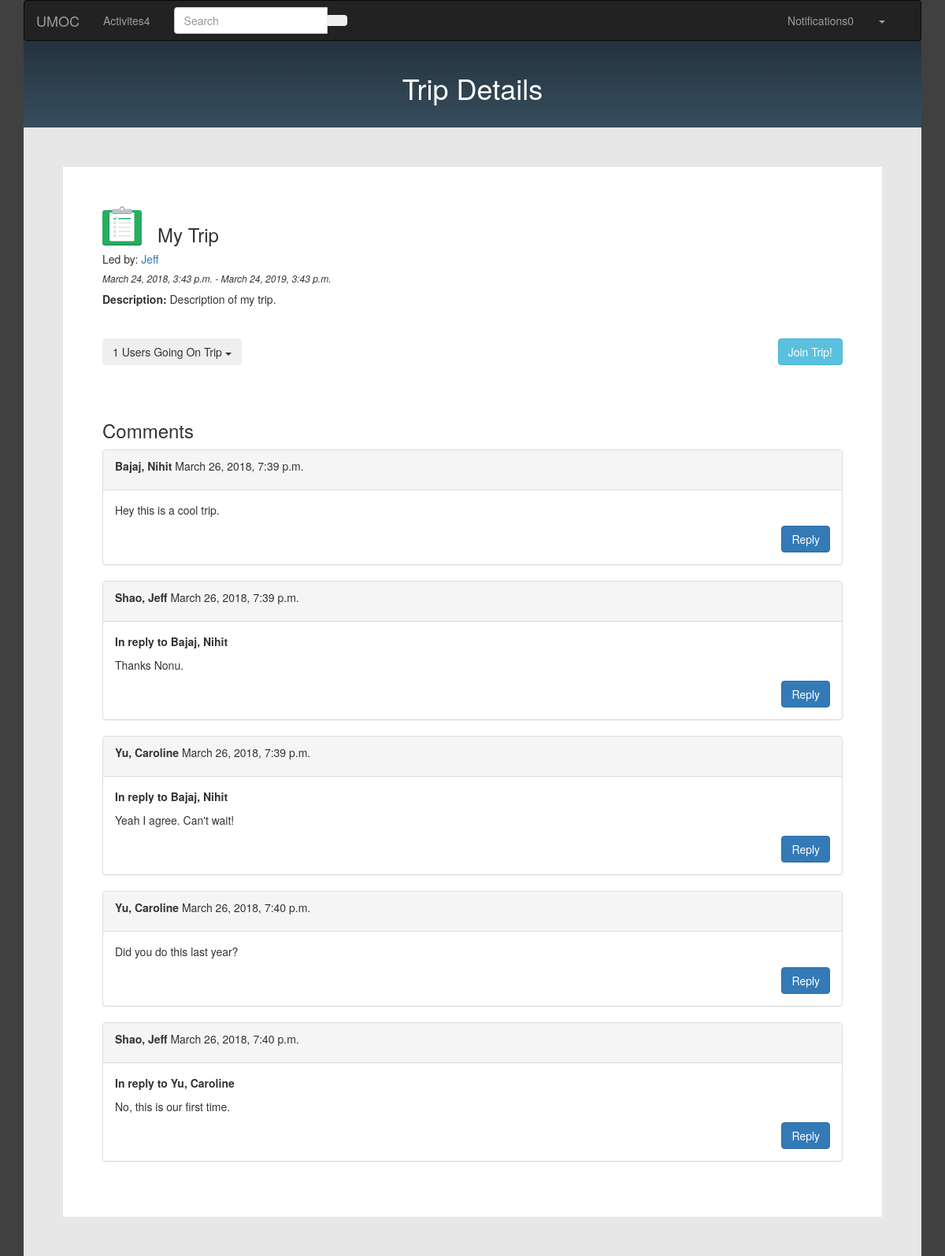
Page /trip/2/ on the earlier database version.
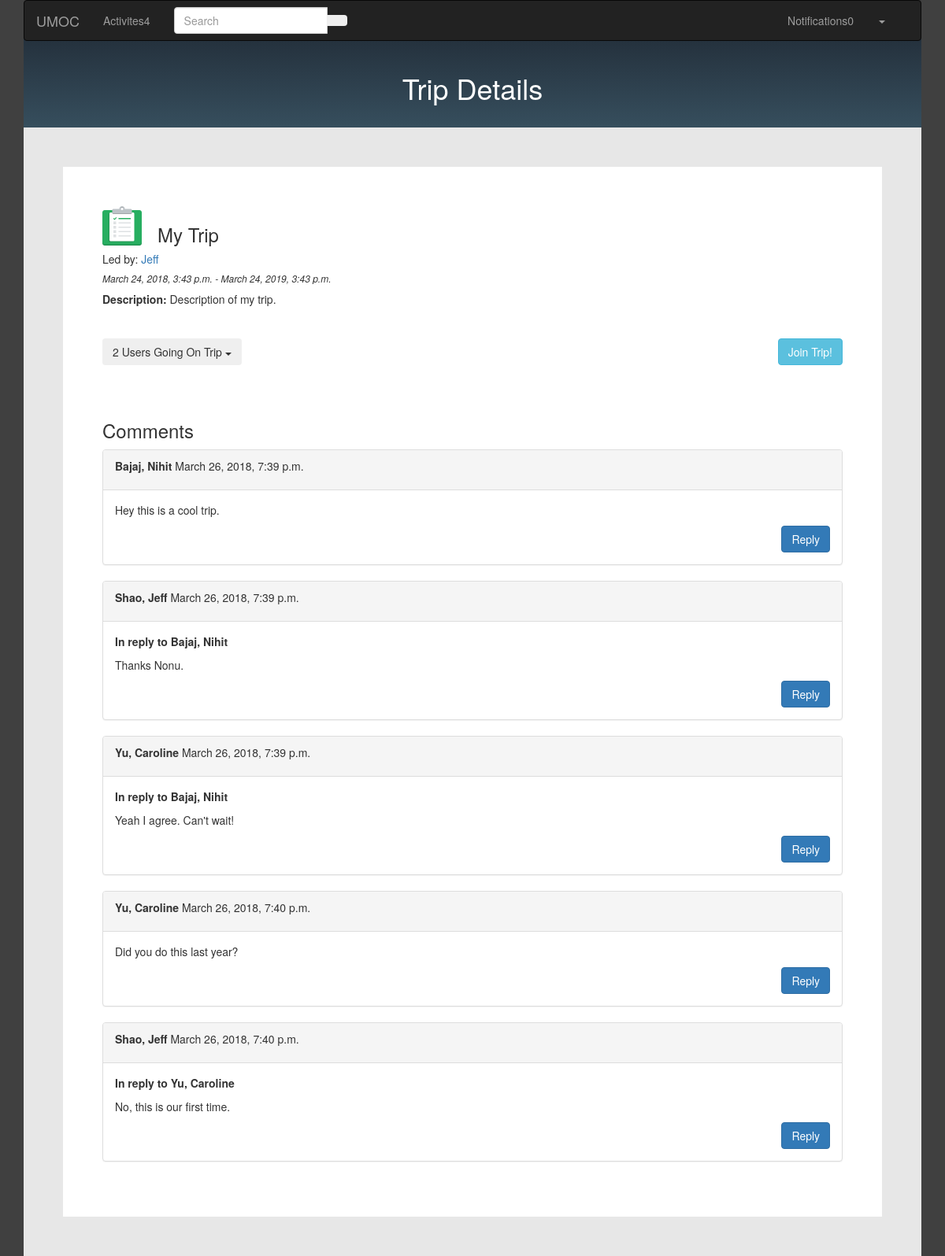
Same page on the later database version.
### umoc/models.py (models this page shows, shortened)
class Trip(models.Model):
	name = models.CharField(max_length=20, help_text='Enter Trip Name')
	description = models.TextField(help_text='Enter description and informatin for trip')
	num_seats = models.PositiveSmallIntegerField(verbose_name='Number of Seats', help_text='Enter number of seats available for the trip')
	thumbnail = models.ImageField(help_text='Upload an image to show alongside this trip')
	start_time = models.DateTimeField(help_text='Select Start Time of the Trip')
	end_time = models.DateTimeField(help_text='Select End Time of the Trip')
	cancelled = models.BooleanField(default=False, help_text='Click to Cancel')
	TAGS = (
		('r', 'Rock Climbing'),
		('h', 'Hiking'),
		('s', 'Ski and Board'),
		('sk', 'Skiing'),
		('sn', 'Snowboarding'),
		('c', 'Cabin Trip'),
	)
	tag = models.CharField(max_length=2, choices=TAGS, blank=True, help_text='Select a tag to help classify this trip')
	leader = models.ForeignKey(User, on_delete=models.SET_NULL, null=True, help_text='Select a user to be in charge of organizing and leading this trip', verbose_name='Trip Leader/Organizer', related_name='trip_leader') # NOTE: NOT SURE IF ON_DELETE AND NULL ARE SET AS WE WANT
	participants = models.ManyToManyField(User, help_text='Select users who are signed up to go on the trip') # TODO: VALIDATE IT IS LESS THAN NUM_SEATS. Also, figure out if this works.
	class Meta:
		ordering = ['start_time']

class User(models.Model):
	first_name = models.CharField(max_length=20, help_text='Enter your first name', verbose_name='First Name')
	last_name = models.CharField(max_length=20, help_text='Enter your last name', verbose_name='Last Name')
	dob = models.DateField(verbose_name='Date of Birth', help_text='Enter your birth date in the format "YYYY-MM-DD"')
	email = models.EmailField(max_length=30, unique=True, help_text='Enter your email address')
	password = models.CharField(max_length=20) # TODO: store safely using dedicated authentication
	profile_img = models.ImageField(verbose_name='Profile Image', upload_to=profile_directory_path)
	phone_num = models.CharField(max_length=10, verbose_name='Phone Number', validators=[phone_regex])
	contact_name = models.CharField(max_length=40, help_text='Enter name of an emergency contact', blank=True)
	contact_phone = models.CharField(max_length=10, verbose_name='Contact Phone Number', help_text='Enter phone number for emergency contact', validators=[phone_regex], blank=True)
	can_comment = models.BooleanField(help_text='Set whether user can leave comments on trips', default=True)
	can_join_trip = models.BooleanField(help_text='Allow user to sign up for trips?', default=False)
	ADMIN_LEVELS = (
		('u', 'User'),
		('l', 'Leader'),
		('a', 'Admin'),
	)
	admin_level = models.CharField(max_length=1, choices=ADMIN_LEVELS, default='u')
	class Meta:
		ordering = ['last_name', 'first_name', 'admin_level']
	def __str__(self):
		return '{}, {}'.format(self.last_name, self.first_name)
	def get_absolute_url(self):
		return reverse('profile_info', args=[str(self.id)])

### umoc/views.py (the view, shortened to what this page needs)
# urls.py: url(r'^trip/(?P<pk>\d+)/$', views.TripInfoView.as_view(), name='trip_info'),
class TripInfoView(generic.DetailView):
	model = Trip
	template_name = 'trip_info.html'

### umoc/templates/trip_info.html (shortened to what this page needs)
{% extends "template.html" %}
{% block content %}
	{% load static %}
	<link rel="stylesheet" href="{% static 'css/trip_info.css' %}">
    <div id="headingbox"><h1>Trip Details</h1></div>
    <div id="form">
      <div id="wrapper">
        <div id="white_form">
        {% load static %}
        <img id="clipboard" src="{% static 'img/clipboard.png' %}" alt="clipboard"><h3 id="trip_name">{{trip.name}}</h3>
        <h5>Led by: <a href="{{ trip.leader.get_absolute_url }}">{{trip.leader.first_name}}</a></h5>
        <h6><i>{{trip.start_time}} - {% if trip.end_time %}{{trip.end_time}}{% endif %}</i></h6>
        <p id="description"><strong>Description:</strong> {{ trip.description }}</p>
          <div class="btn-group">
            <button class="btn btn-inverse dropdown-toggle" type="button" data-toggle="dropdown">{{ trip.participants.all|length }} Users Going On Trip <span class="caret"></span>
            </button>
        </div>
        <button id="sign_up" class="btn btn-info">Join Trip!</button>
		<h3 id="comments">Comments</h3>
		{% for comment in trip.comment_set.all %}
			{% include 'snippets/comment.html' with comment=comment %}
		{% endfor %}
		{% load static %}
        </div>
      </div>
    </div>
{% endblock %}

Differences in the rows shown:
changed Trip "My Trip": participants.all|length "1" → "2"
